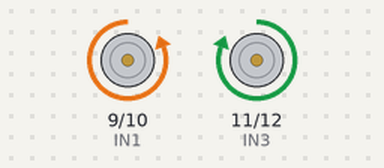
The sketch below on a simulated Arduino Uno, built with avr-gcc and run on an emulated ATmega328P. On the bench: motor-driver pin pairs drawn as motors (green arrow = first pin HIGH = forward, orange = second pin HIGH = backward, longer = more drive, scaled by the enable pin).

Above: at 0.5 s.
At 1.7 s:
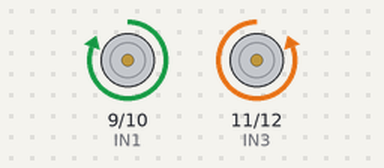
At 2.8 s:
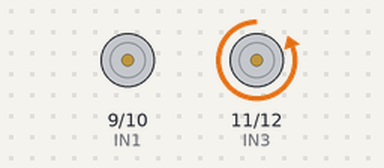
At 4.8 s:
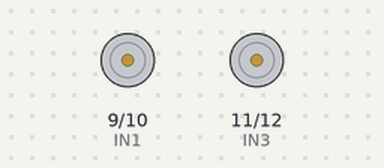
Timing chart, 0 to 8.2 s (numbered marks = the images above):
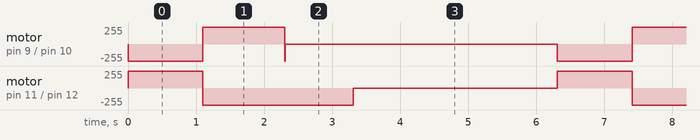

The sketch:

retrocede_avanza_izquierda_sb.ino
```cpp
int tiempo = 2000;
int i;
int velocidad_baja = 170;
int velocidad_media = 200;
int velocidad_maxima = 200;

//definicion de variables de los motores
byte IN1 = 9;
byte IN2 = 10;

byte IN3 = 11;
byte IN4 = 12;

byte ENA = 8; // Motor A Delantero
byte ENB = 13; // motor B Trasero


void setup() {

  Serial.begin(9600);


  /*MOTOR DELANTERO*/

  pinMode (IN1, OUTPUT);    // Input1 conectada al pin _
  pinMode (IN2, OUTPUT);    // Input2 conectada al pin _
  pinMode(ENA, OUTPUT);

  /*MOTOR TRASERO*/
  pinMode (IN3, OUTPUT);    // Input3 conectada al pin _
  pinMode (IN4, OUTPUT);    // Input4 conectada al pin _
  pinMode(ENB, OUTPUT);


}

void loop() {

  //Motor trasero sigue su rumbo

    //Motor trasero sigue su rumbo
    //Motor delantero a un lado

    digitalWrite (IN1, LOW);
    digitalWrite (IN2, HIGH);
    analogWrite(ENA, velocidad_maxima);

    // motor trasero atras
    analogWrite(ENB, velocidad_maxima);
    digitalWrite (IN3, HIGH);
    digitalWrite (IN4, LOW);

    delay(1100);

    //Dobla al sentido contrario hacia delante


    digitalWrite (IN3, LOW);
    digitalWrite (IN4, HIGH);


    digitalWrite (IN1, HIGH);
    digitalWrite (IN2, LOW);

    delay(1200);

    digitalWrite (IN1, LOW);
    digitalWrite (IN2, HIGH);
    delayMicroseconds(8500);

    digitalWrite (IN1, LOW);
    digitalWrite (IN2, LOW);

    delay(1000);
    digitalWrite(IN3,LOW);
    digitalWrite(IN4,LOW);
    delay(3000);
    /*
    digitalWrite (IN3, LOW);
    digitalWrite (IN4, LOW);
    */


}
```

Measured:
- by itself, motor on pin 11 (IN3) / pin 12 (IN4): repeats every 6.3 s: backward 255/255 2.2 s, stopped 3.0 s, forward 255/255 1.1 s
- by itself, motor on pin 9 (IN1) / pin 10 (IN2): repeats every 6.3 s: forward 255/255 1.2 s, backward 255/255 0.01 s, stopped 4.0 s, backward 255/255 1.1 s
